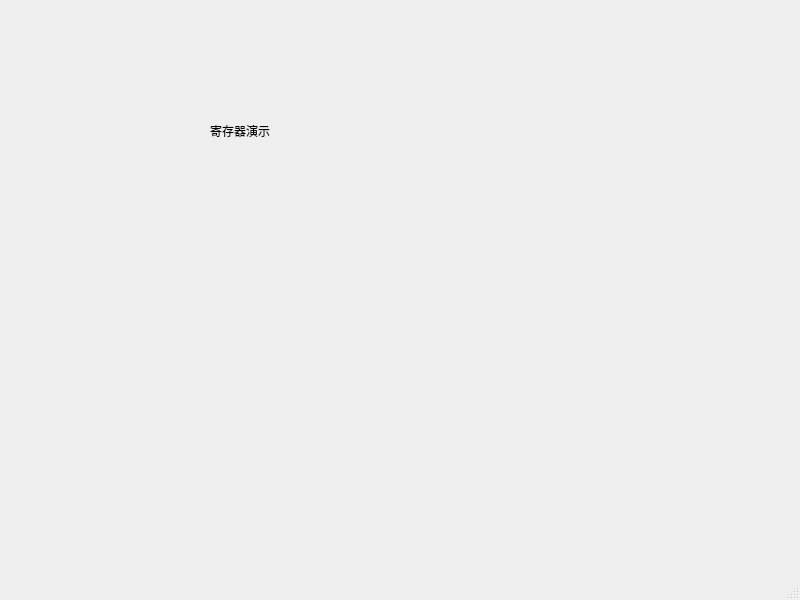
<?xml version="1.0" encoding="UTF-8"?>
<ui version="4.0">
 <class>storer</class>
 <widget class="QMainWindow" name="storer">
  <property name="geometry">
   <rect>
    <x>0</x>
    <y>0</y>
    <width>800</width>
    <height>600</height>
   </rect>
  </property>
  <property name="windowTitle">
   <string>寄存器演示 V1.0.0</string>
  </property>
  <widget class="QWidget" name="centralwidget">
   <widget class="QLabel" name="label">
    <property name="geometry">
     <rect>
      <x>210</x>
      <y>90</y>
      <width>131</width>
      <height>81</height>
     </rect>
    </property>
    <property name="text">
     <string>寄存器演示</string>
    </property>
   </widget>
  </widget>
  <widget class="QMenuBar" name="menubar">
   <property name="geometry">
    <rect>
     <x>0</x>
     <y>0</y>
     <width>800</width>
     <height>18</height>
    </rect>
   </property>
  </widget>
  <widget class="QStatusBar" name="statusbar"/>
 </widget>
 <resources/>
 <connections/>
</ui>
